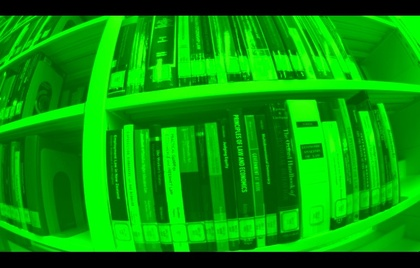
%> input picture CameraCalibration/Figure_BeforeCalibration/test2_1.jpg, 420 x 268 px, shrunk from 752 x 480 before the run
$ octave DistortionProcess.m   (GNU Octave 9; MATLAB toolbox functions it lacks are replaced by stand-ins)
%> lines starting %> are read from the running program, lines starting %| are printed output that depends on the picture
### CameraCalibration/myundistortImage.m
function undistorted_img = myundistortImage(img,K,D)
[height,width]=size(img);
fx=K(1,1);
fy=K(2,2);
cx=K(1,3);
cy=K(2,3);
% [5 lines of commented-out code are left out]
undistorted_img = uint8(zeros(height, width));
for y=1:height
    for x=1:width
        x1=(x-cx)/fx;
        y1=(y-cy)/fy;
        r2=x1^2+y1^2;
        x2=x1*(1+D(1)*r2+D(2)*r2^2);
        y2=y1*(1+D(1)*r2+D(2)*r2^2);
        u_distorted=fx*x2+cx;  % Column
        v_distorted=fy*y2+cy;  % Row
        if (u_distorted>=0 && v_distorted>=0 && u_distorted<width && v_distorted<height) % Out-of-bounds inspection
            undistorted_img(y,x)=img(round(v_distorted), round(u_distorted));
        else
            undistorted_img(y,x)=0;
        end
    end
end
end

### CameraCalibration/DistortionProcess.m
clear all;
clc;
K=[365.7892         0         379.2910
    0  322.5410      240.8674
    0  0    1.0000];
D=[   -0.3462    0.1356];
% rootFolder = fullfile('C:\Users\MAC\Desktop\matlabhw\SLAM\test');
% imgSets = imageSet(rootFolder);
% count=imgSets.Count(1,1);
img=imread('C:\Users\MAC\Desktop\matlabhw\SLAM\Figure_BeforeCalibration\test2_1.jpg');
%> img is the input picture: size 268x420x3 uint8; mean R, G, B 5, 152, 3.8
img_gray = rgb2gray(img);
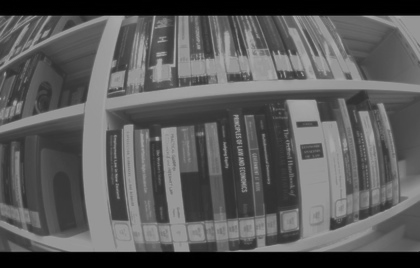
%> img_gray: size 268x420 uint8; min 0, max 175, mean 91.2
% for i=1:count
undistorted_img=myundistortImage(img_gray,K,D);
%> after the loop in myundistortImage, `for y=1:height`:
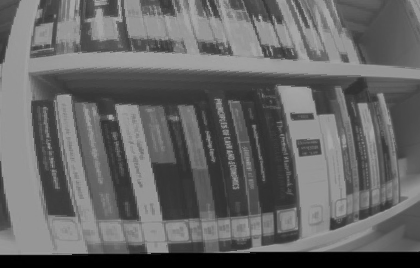
%> undistorted_img: size 268x420 uint8; min 0, max 172, mean 102.6
imwrite(undistorted_img,'.\Figure_AfterCalibration\test2_1.jpg');
% end

$ run again, with CameraCalibration/Figure_BeforeCalibration/test1_1.jpg copied over CameraCalibration/Figure_BeforeCalibration/test2_1.jpg
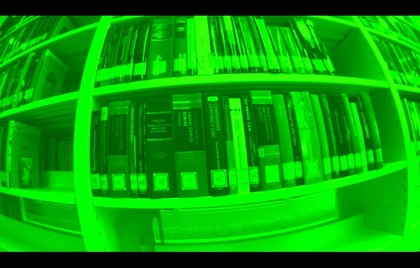
%> input picture CameraCalibration/Figure_BeforeCalibration/test1_1.jpg, 420 x 268 px, shrunk from 752 x 480 before the run
%> img is the input picture: size 268x420x3 uint8; mean R, G, B 5.7, 159.3, 4.2
%> `img_gray = rgb2gray(img);`:
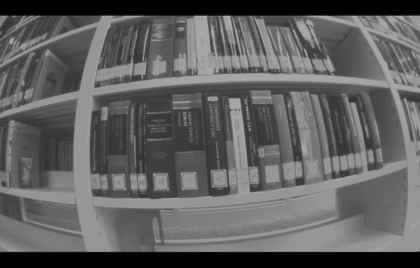
%> img_gray: size 268x420 uint8; min 0, max 175, mean 95.7
%> after the loop in myundistortImage, `for y=1:height`:
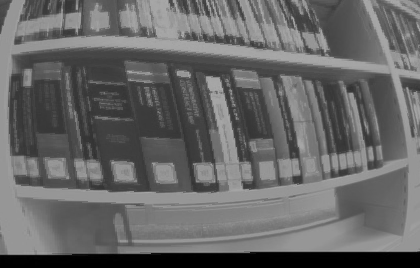
%> undistorted_img: size 268x420 uint8; min 0, max 171, mean 102.9

$ run again, with CameraCalibration/Figure_BeforeCalibration/test1_2.jpg copied over CameraCalibration/Figure_BeforeCalibration/test2_1.jpg
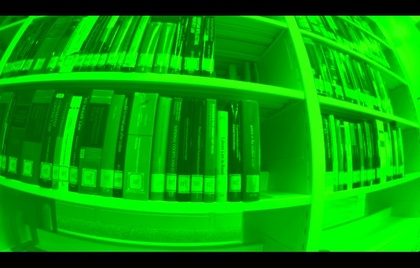
%> input picture CameraCalibration/Figure_BeforeCalibration/test1_2.jpg, 420 x 268 px, shrunk from 752 x 480 before the run
%> img is the input picture: size 268x420x3 uint8; mean R, G, B 5.8, 158, 3.8
%> `img_gray = rgb2gray(img);`:
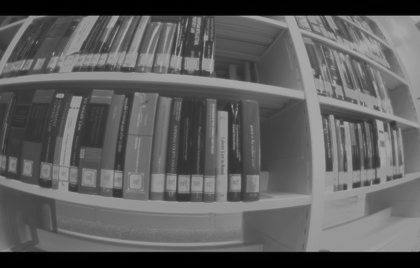
%> img_gray: size 268x420 uint8; min 0, max 175, mean 94.9
%> after the loop in myundistortImage, `for y=1:height`:
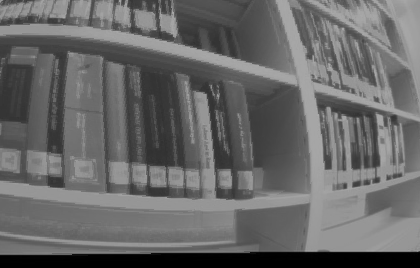
%> undistorted_img: size 268x420 uint8; min 0, max 171, mean 103.7

$ run again, with CameraCalibration/Figure_BeforeCalibration/test2_2.jpg copied over CameraCalibration/Figure_BeforeCalibration/test2_1.jpg
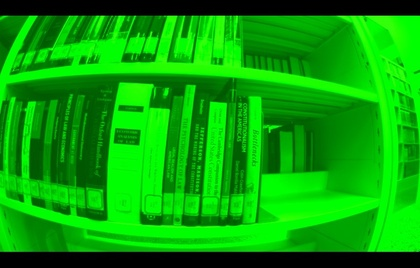
%> input picture CameraCalibration/Figure_BeforeCalibration/test2_2.jpg, 420 x 268 px, shrunk from 752 x 480 before the run
%> img is the input picture: size 268x420x3 uint8; mean R, G, B 5.2, 164.3, 3.7
%> `img_gray = rgb2gray(img);`:
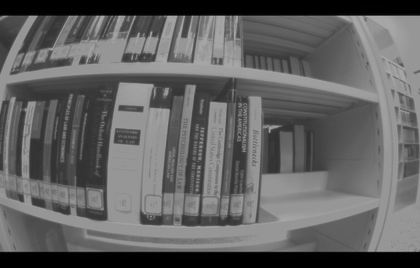
%> img_gray: size 268x420 uint8; min 0, max 174, mean 98.4
%> after the loop in myundistortImage, `for y=1:height`:
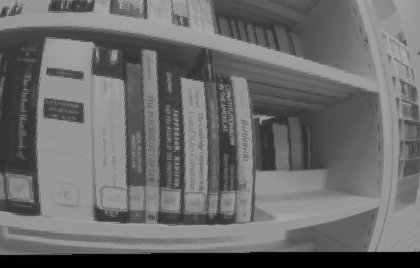
%> undistorted_img: size 268x420 uint8; min 0, max 169, mean 107.8
